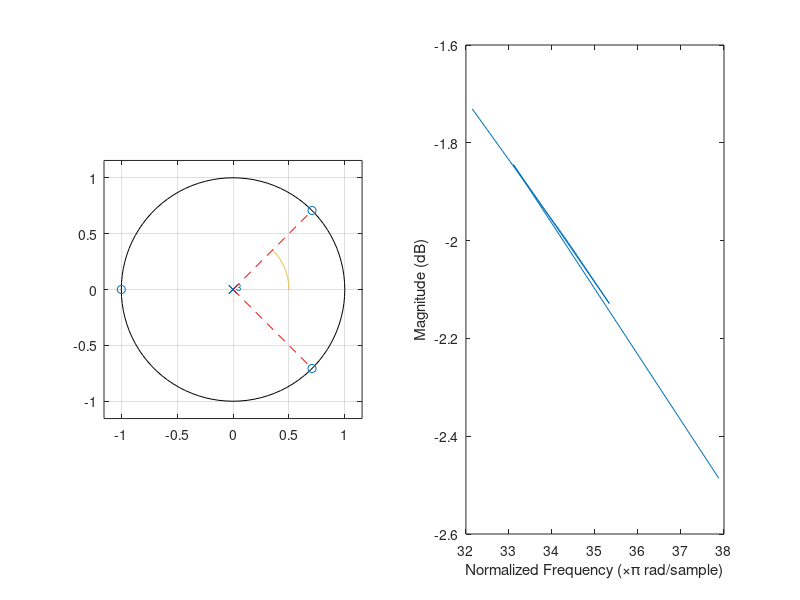

The MATLAB source for this figure:
clc
clear all

c = poly([exp(1j*pi/4) -1 exp(-1j*pi/4)]);
c = poly([exp(1j*pi/4) -1 exp(-1j*pi/4)])/sum(c);

figure
subplot(1,2,1)
zplane(c)
hold on
th = linspace( pi/4, 0, 100);
R = 0.5;  
x = R*cos(th) + 0;
y = R*sin(th) + 0;
plot(x,y);
x = [0 0.7071];
y = [0 0.7071];
line(x,y,'Color','red','LineStyle','--')
x = [0 0.7071];
y = [0 -0.7071];
line(x,y,'Color','red','LineStyle','--')
hold off
ax.XLim = [-1 1];
ax.YLim = [-1 1];
subplot(1,2,2)
[h,w] = freqz(c,1,'whole',2001);
plot(w/pi,20*log10(abs(h)))
ax.XLim = [0 1];
ax.YLim = [0 -40];
xlabel('Normalized Frequency (\times\pi rad/sample)')
ylabel('Magnitude (dB)')